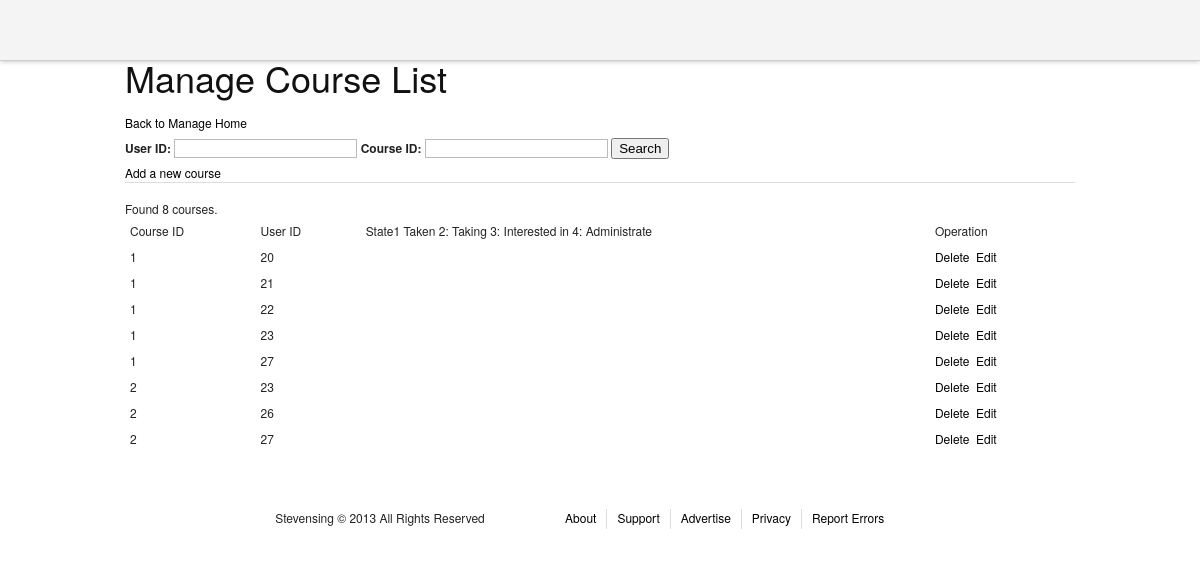
/admin/managecourselist.php, run on an earlier commit of the app's database.
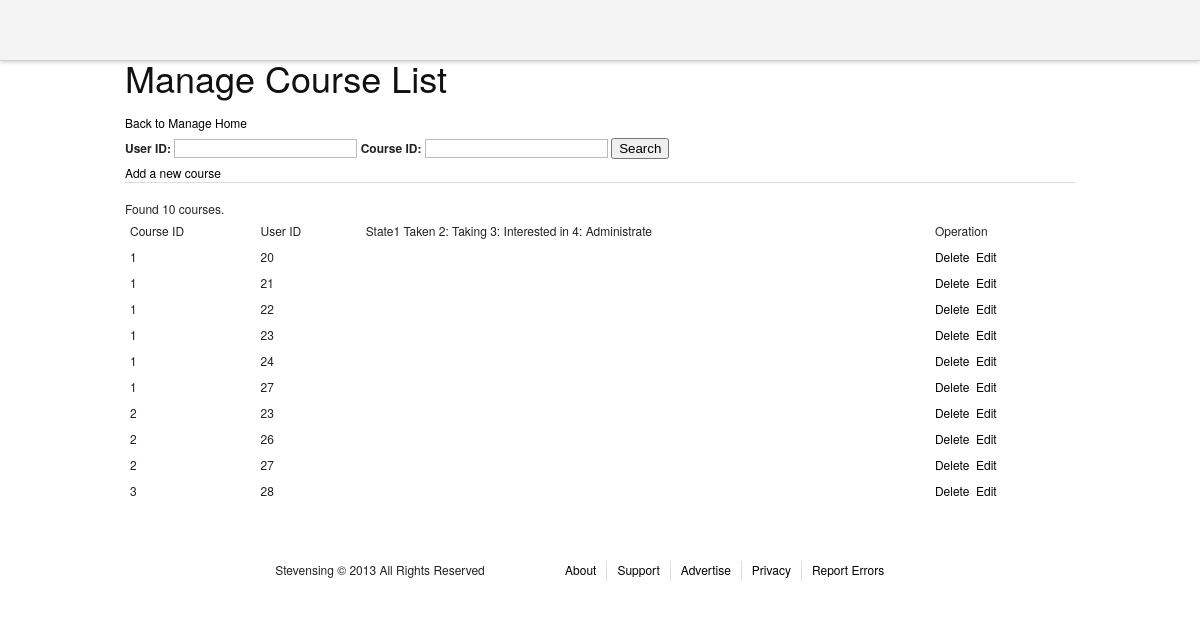
And on a later commit of the database.
### tables this page shows
CREATE TABLE `course_list` (
  `course_id` int(11) NOT NULL,
  `user_id` int(11) NOT NULL,
  `role` tinyint(4) NOT NULL,
  PRIMARY KEY (`course_id`,`user_id`),
  KEY `user_id` (`user_id`),
  CONSTRAINT `course_list_ibfk_7` FOREIGN KEY (`course_id`) REFERENCES `courses` (`course_id`) ON DELETE CASCADE,
  CONSTRAINT `course_list_ibfk_8` FOREIGN KEY (`user_id`) REFERENCES `users` (`user_id`) ON DELETE CASCADE
);

### admin/managecourselist.php (the view, shortened to what this page needs)
<?php
include "header.php";
include "../mysqli_connection.php";
?>
<div>
<h1>Manage Course List</h1>
<a href = "adminhome.php">Back to Manage Home</a>
</div>
<div>
<form action = "#" method = "GET">
<label for = "user_id">User ID: </label><input type = "text" name = "user_id" value = "<?php echo isset($_GET['user_id'])?$_GET['user_id']:"";?>" />
<label for = "course_id">Course ID: </label><input type = "text" name = "course_id" value = "<?php echo isset($_GET['course_id'])?$_GET['course_id']:"";?>" />
<input type = "submit" value = "Search" />
</form>
</div>
<div>
<a href="editcourse.php">Add a new course</a>
</div>
<hr />
<div>
<table>
<thead >
<td>Course ID</td><td>User ID</td><td>State1 Taken 2: Taking 3: Interested in 4: Administrate
</td><td>Operation</td>
</thead>
<tbody>
<?php
$filter = "true";
$perNumber = 25;
if(isset($_GET['page']))$page = $_GET['page'];
else $page=1;
$count = $mysqli->query("select count(*) from course_list WHERE " . $filter . ";");
$rs = mysqli_fetch_array($count);
$totalNumber = $rs[0];
if ($totalNumber == 0){
        echo "<div><font color='red'>No result!</font></div>";
}
else{
        echo "<div>Found " . $totalNumber. " courses.</div>";
}
$startCount = ($page - 1) * $perNumber;
$result = $mysqli->query("select * from course_list WHERE (" . $filter .") LIMIT $startCount, $perNumber");
if ($result){
        while ($row = mysqli_fetch_array($result)){
?>
<tr>
<td><?php echo $row["course_id"];?></td>
<td><?php echo $row["user_id"];?></td>
<td><?php echo $row["state"];?></td>
<td><a href="javascript:" onclick = "show_delete_yes(this,<?php echo $row['course_id'];?>);" >Delete</a>&nbsp&nbsp<a href="editcourse.php?id=<?php echo $row['course_id'];?>">Edit</a></td>
</tr>
</tbody>
<?php
        }
 }
?>
</table>
</div>
<?php
include "footer.php";

What changed in the data, as far as the page shows it:
added course_list: course "1", user "24"
added course_list: course "3", user "28"
Also different on the page:
$totalNumber: "8" → "10"
